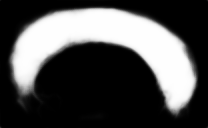
#> input picture lib/crf_wrap/data/prob.png, 208 x 128 px, given in place of img.png, which was not available
$ python test.py
#> lines starting #> are read from the running program, lines starting #| are printed output that depends on the picture; pictures that were not available may be replaced by others from this repository, and a replacement may not be noted
import max_flow
import numpy as np
from PIL import Image
import matplotlib.pyplot as plt

def test_max_flow():
    Iq = np.asarray(Image.open('data/img.png').convert('L'), np.float32)
    Iq_rgb = np.asarray([Iq, Iq, Iq], np.uint8)
    Iq_rgb = np.transpose(Iq_rgb, [1,2,0])
    P = np.asarray(Image.open('data/prob.png'), np.float32);

    fP = P/255.0;
    bP = 1.0-fP;
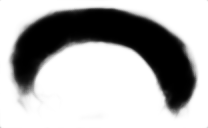
#> bP: shape (128, 208) float32; min 0.00392, max 1, mean 0.692
#> (the call stopped at in test_max_flow, `lab = max_flow.max_flow(Iq, fP, bP, param)`: max_flow is not available in this run)
    param = (5.0,3.5)
    lab = max_flow.max_flow(Iq, fP, bP, param)
    plt.subplot(1,3,1); plt.imshow(Iq_rgb); plt.axis('off'); plt.title('(a) Input image')
    plt.subplot(1,3,2); plt.imshow(P);      plt.axis('off'); plt.title('(b) Input probability')
    plt.subplot(1,3,3); plt.imshow(lab);    plt.axis('off'); plt.title('(c) After using crf')
    plt.show()

def test_interactive_max_flow():
    Iq =np.asarray(Image.open('data/10.png').convert('L'), np.float32)
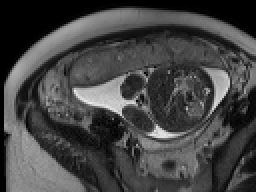
#> input picture lib/crf_wrap/data/10.png, 128 x 96 px (shown 2 times larger)
#> Iq: shape (96, 128) float32
    Iq_rgb = np.asarray([Iq, Iq, Iq], np.uint8)
    Iq_rgb = np.transpose(Iq_rgb, [1,2,0])
#> Iq_rgb is the input picture: shape (96, 128, 3); min 0, max 237, mean 68.4
    P = np.asarray(Image.open('data/10prob.png'), np.float32);
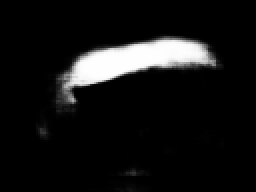
#> input picture lib/crf_wrap/data/10prob.png, 128 x 96 px (shown 2 times larger)

    fP = P/255.0;
#> fP: shape (96, 128) float32
    bP = 1.0-fP;
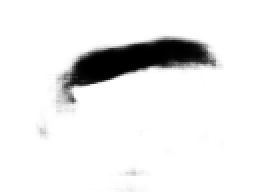
#> bP: shape (96, 128) float32 (shown 2 times larger); min 0.00392, max 1, mean 0.92
    S = np.asarray(Image.open('data/10_seed.png'),np.uint8);
    param = (5.0,3.5)
    lab = max_flow.interactive_max_flow(Iq, fP, bP, S,param)
    plt.subplot(1,3,1); plt.imshow(Iq_rgb); plt.axis('off'); plt.title('(a) Input image')
    plt.subplot(1,3,2); plt.imshow(P);      plt.axis('off'); plt.title('(b) Input probability')
    plt.subplot(1,3,3); plt.imshow(lab);    plt.axis('off'); plt.title('(c) After using crf')
    plt.show()

if __name__ == '__main__':
    test_max_flow()
    test_interactive_max_flow()
#> (the call stopped at in test_interactive_max_flow, `lab = max_flow.interactive_max_flow(Iq, fP, bP, S,param)`: max_flow is not available in this run)
